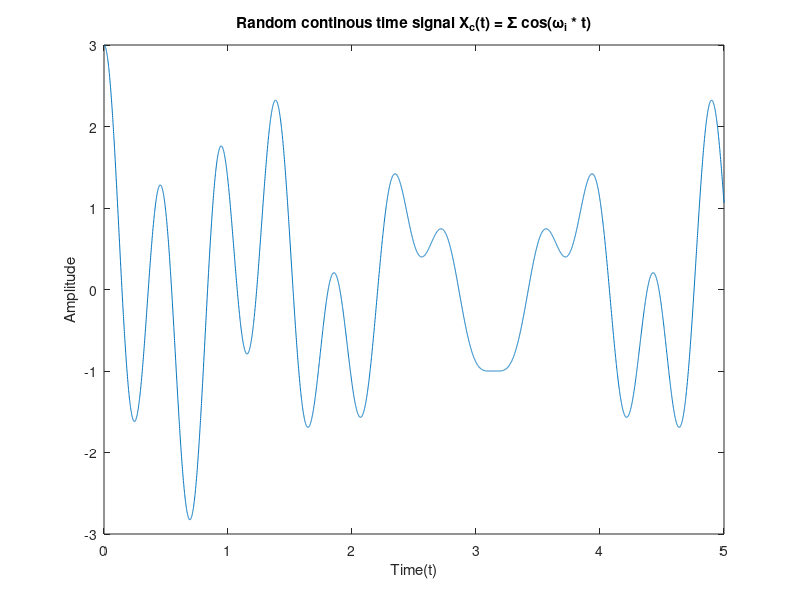
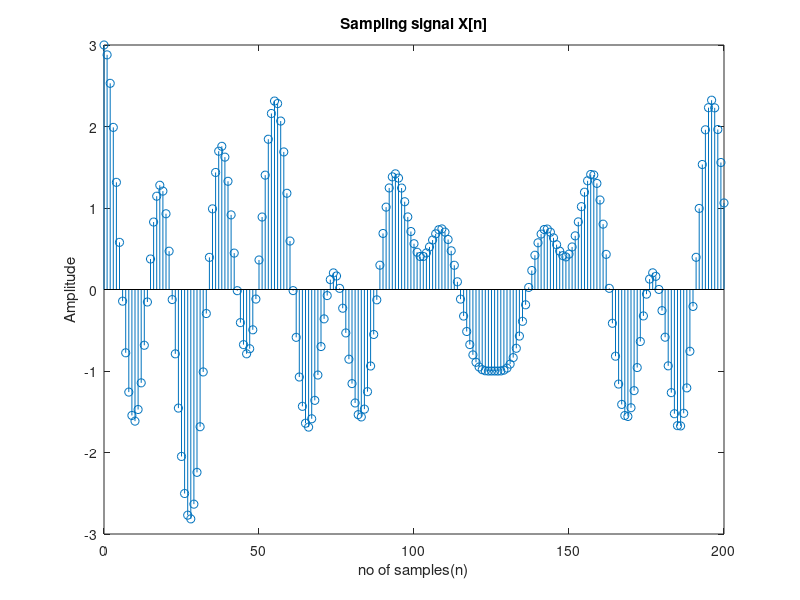
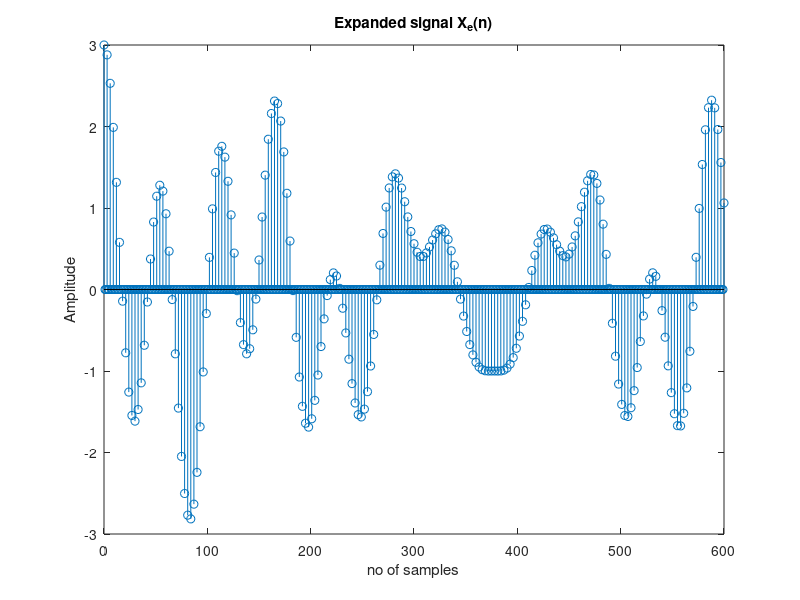
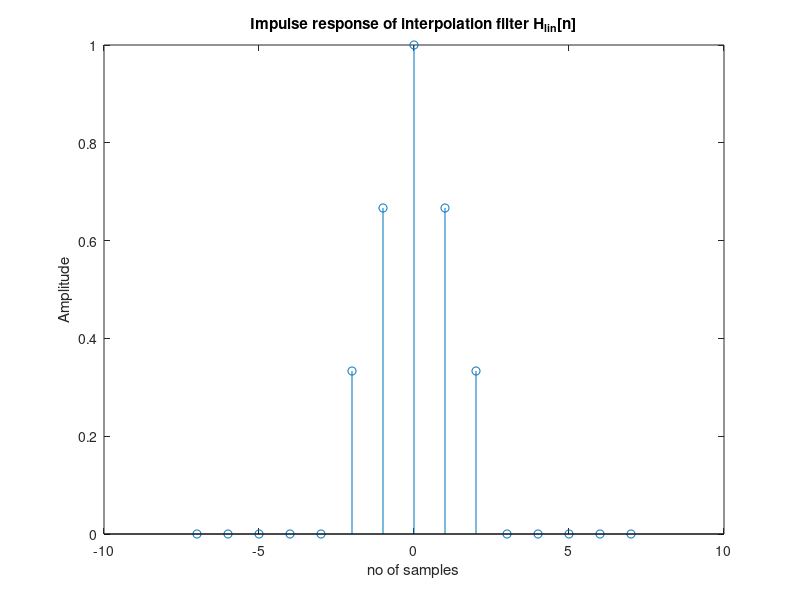

The MATLAB script that drew these images, in order:
Omega_N = 15; % Maximum limit for frequencies
Tmax = 5;     % Maximum time duration
I = 3;        % Number of cosine terms in the summation
dt = 1/1000;  % Time step for continuous signal

t = 0:dt:Tmax; % Time vector
Omega_i = randi(Omega_N,[1,I]) % random frequencies for each cosine term

X_c = zeros(size(t)); % Zero matrix of original signal X_c(t) of size t

for i = 1:I
    X_c = X_c + cos(Omega_i(i).*t); % initializing the original signal X_c(t)
end

figure
plot(t,X_c)
xlabel('Time(t)')
ylabel('Amplitude')
title('Random continous time signal X_c(t) = Σ cos(ω_i * t)')


T = 1/40; % T << pi/15
n = 0:floor(Tmax/T); %
X_n = zeros(size(n));  % Initialize signal as zero
for i = 1:I 
    X_n = X_n + cos(Omega_i(i) * n * T);  % Accumulate cosine terms
end

figure
stem(n,X_n)
xlabel('no of samples(n)')
ylabel('Amplitude') 
title('Sampling signal X[n]')


L = 3;
n2 = 0:floor(Tmax/T)*L; 
X_e = zeros(size(n2)); % zero matrix of expanded signal of sampled signal x[n]

for i = 1:length(n2)
    if mod(i-1, L) == 0
        X_e(i) = X_n(((i-1)/L)+1);  % Compute x( n / L) for n = 0, L, 2L, ...
    else
        X_e(i) = 0;         % Set x_e[n] to 0 for other values
    end
end

X_e

figure
stem(n2,X_e)
xlabel('no of samples')
ylabel('Amplitude') 
title('Expanded signal X_e(n)')

%impulse response of a linear interpolation signal
n1 = -7:1:7;
H_lin = zeros(size(n1));

for i = 1:length(n1)
    if (abs(n1(i))<L)
        H_lin(i) = 1 - (abs(n1(i))/L); 
    else
        H_lin(i) = 0;
    end
end

figure
stem(n1,H_lin)
xlabel('no of samples')
ylabel('Amplitude') 
title('Impulse response of interpolation filter H_l_i_n[n]')

X_i = conv(X_e,H_lin,'same'); % linear interpolation signal of Xe[n] is Xi[n]

figure
stem(n2,X_i)
xlabel('no of samples')
ylabel('Amplitude') 
title('Interpolation signal X_i[n]')

% continous time sample trian signal

n_1 = 0 : T/L : (length(X_i)-1)*T/L; 
X_s = zeros(1,length(t));
for i = 1:length(n2)
 X_s = X_s + X_i(i)*((abs(t- n_1(i))) < 1e-12 );
end

figure;
plot(t, X_s);
title('continuous-time sample-train signal x_s(t)');
xlabel('Time');
ylabel('Amplitude');


% reconstruction filter using the formula from Appendix
t_f = -1:0.01:1;  % Time range for filter
h_rt = (sin((pi *L.*t_f) / T)) ./ ((pi *L.*t_f) / T);  % impulse response of the reconstruction filter
h_rt(t_f == 0) = 1; % Handle singularity at t = 0

figure
plot(t_f,h_rt)
xlabel('time')
ylabel('amplitude')
title('Reconstructed impulse response H_r(t)')

% reconsructed signal 
M = 4;  % dt = Ts/M ==> M = Ts/dt = 100/6 = 16.666 so, approx M = 17
x_bar = zeros(1, length(X_i) * M);  % Create zero padded array of length n_Ts*M
x_bar(1:M:end) = X_i;  % pass the sampled values in padded array

x_rk = conv(x_bar, h_rt, 'same');  % Reconstructed signal

t_rk = linspace(0, Tmax, length(x_rk));  % time interval for signal x_r_k

figure;

plot(t_rk, x_rk);
title('Reconstructed signal x_r(t)');
xlabel('Time');
ylabel('Amplitude');
